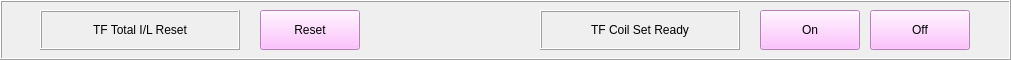
  <widget class="QFrame" name="frame" >
   <property name="geometry" >
    <rect>
     <x>20</x>
     <y>750</y>
     <width>1011</width>
     <height>60</height>
    </rect>
   </property>
   <property name="frameShape" >
    <enum>QFrame::Box</enum>
   </property>
   <property name="frameShadow" >
    <enum>QFrame::Raised</enum>
   </property>
   <widget class="CALabel" name="caLabel_29" >
    <property name="geometry" >
     <rect>
      <x>40</x>
      <y>10</y>
      <width>200</width>
      <height>40</height>
     </rect>
    </property>
    <property name="font" >
     <font/>
    </property>
    <property name="frameShape" >
     <enum>QFrame::Box</enum>
    </property>
    <property name="frameShadow" >
     <enum>QFrame::Raised</enum>
    </property>
    <property name="text" >
     <string>TF Total I/L Reset</string>
    </property>
    <property name="alignment" >
     <set>Qt::AlignCenter</set>
    </property>
    <property name="pvname" >
     <string>QDS:MAIN:TF1:BI14:QUENCH</string>
    </property>
    <property name="cmode" stdset="0" >
     <enum>CALabel::Alarm</enum>
    </property>
    <property name="fillcol" stdset="0" >
     <color>
      <red>0</red>
      <green>255</green>
      <blue>0</blue>
     </color>
    </property>
    <property name="truelabel" >
     <string>TF Total I/L Reset</string>
    </property>
    <property name="falselabel" >
     <string>TF Total I/L Reset</string>
    </property>
   </widget>
   <widget class="CAPushButton" name="caPushButton_57" >
    <property name="geometry" >
     <rect>
      <x>260</x>
      <y>10</y>
      <width>100</width>
      <height>40</height>
     </rect>
    </property>
    <property name="font" >
     <font/>
    </property>
    <property name="styleSheet" >
     <string>background-color: rgb(255, 176, 255);</string>
    </property>
    <property name="text" >
     <string>Reset</string>
    </property>
    <property name="checked" >
     <bool>false</bool>
    </property>
    <property name="buttonType" >
     <enum>CAPushButton::PulseButton</enum>
    </property>
    <property name="pvname" >
     <string>QDS:MAIN:TF1:BO14:QUENCH</string>
    </property>
    <property name="truelabel" >
     <string>Reset</string>
    </property>
    <property name="falselabel" >
     <string>Reset</string>
    </property>
   </widget>
   <widget class="CALabel" name="caLabel_30" >
    <property name="geometry" >
     <rect>
      <x>540</x>
      <y>10</y>
      <width>200</width>
      <height>40</height>
     </rect>
    </property>
    <property name="font" >
     <font/>
    </property>
    <property name="styleSheet" >
     <string/>
    </property>
    <property name="frameShape" >
     <enum>QFrame::Box</enum>
    </property>
    <property name="frameShadow" >
     <enum>QFrame::Raised</enum>
    </property>
    <property name="text" >
     <string>TF Coil Set Ready</string>
    </property>
    <property name="alignment" >
     <set>Qt::AlignCenter</set>
    </property>
    <property name="pvname" >
     <string>QDS:MAIN:TF1:BI17:SETREADY</string>
    </property>
    <property name="cmode" stdset="0" >
     <enum>CALabel::IfNotZero</enum>
    </property>
    <property name="fillcol" stdset="0" >
     <color>
      <red>0</red>
      <green>255</green>
      <blue>0</blue>
     </color>
    </property>
    <property name="truelabel" >
     <string>TF Coil Set Ready</string>
    </property>
    <property name="falselabel" >
     <string>TF Coil Set Ready</string>
    </property>
   </widget>
   <widget class="CAPushButton" name="caPushButton_58" >
    <property name="geometry" >
     <rect>
      <x>870</x>
      <y>10</y>
      <width>100</width>
      <height>40</height>
     </rect>
    </property>
    <property name="font" >
     <font/>
    </property>
    <property name="styleSheet" >
     <string>background-color: rgb(255, 176, 255);</string>
    </property>
    <property name="text" >
     <string>Off</string>
    </property>
    <property name="checked" >
     <bool>false</bool>
    </property>
    <property name="buttonType" >
     <enum>CAPushButton::FalseButton</enum>
    </property>
    <property name="pvname" >
     <string>QDS:MAIN:TF1:BO17:SETREADY</string>
    </property>
    <property name="truelabel" >
     <string>Off</string>
    </property>
    <property name="falselabel" >
     <string>Off</string>
    </property>
   </widget>
   <widget class="CAPushButton" name="caPushButton_59" >
    <property name="geometry" >
     <rect>
      <x>760</x>
      <y>10</y>
      <width>100</width>
      <height>40</height>
     </rect>
    </property>
    <property name="font" >
     <font/>
    </property>
    <property name="styleSheet" >
     <string>background-color: rgb(255, 176, 255);</string>
    </property>
    <property name="text" >
     <string>On</string>
    </property>
    <property name="checked" >
     <bool>false</bool>
    </property>
    <property name="buttonType" >
     <enum>CAPushButton::TrueButton</enum>
    </property>
    <property name="pvname" >
     <string>QDS:MAIN:TF1:BO17:SETREADY</string>
    </property>
    <property name="truelabel" >
     <string>On</string>
    </property>
    <property name="falselabel" >
     <string>On</string>
    </property>
   </widget>
  </widget>
